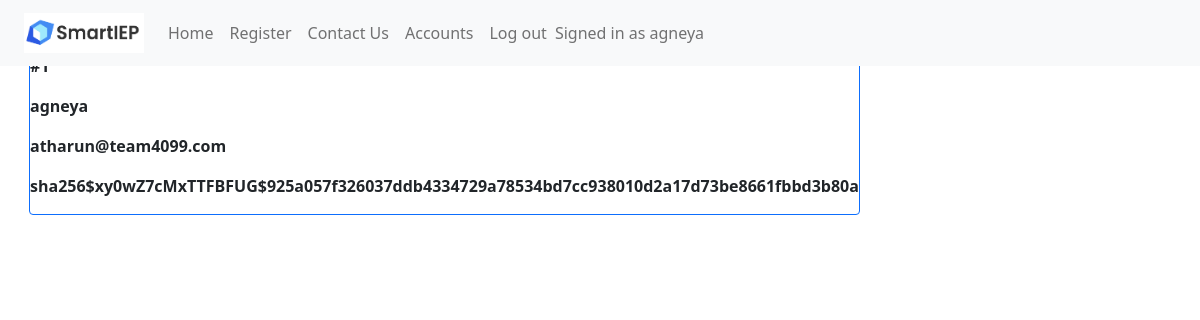
The app's page /accounts (signed in), older data.
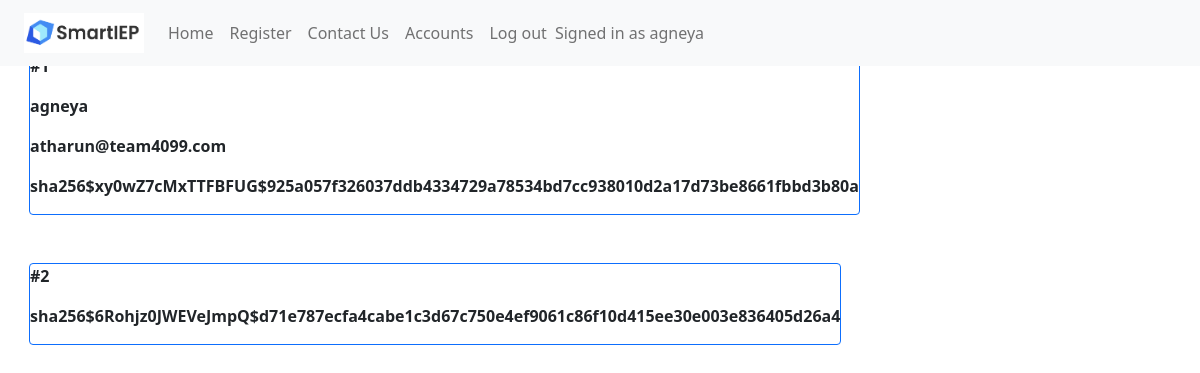
The same page, newer data.
### app.py (models this page shows, shortened)
class Accounts(UserMixin, db.Model):
	__tablename__ = 'accounts'
	account_id = db.Column(db.Integer, primary_key=True)
	callname = db.Column(db.String(200),nullable=False)
	username = db.Column(db.String(200),nullable=False)
	password = db.Column(db.String(200),nullable=False)

### app.py (the view)
@main.route("/accounts")
@login_required
def account():
	accounts = Accounts.query.all()
	return render_template('accounts.html',accounts=accounts)

### app.py (called while the page is built)
@login_manager.user_loader
def load_user(account_id):
    return Accounts.query.get(int(account_id))

### templates/accounts.html (shortened to what this page needs)
<!DOCTYPE html>
<html lang="en">
    <head>
        <link href="https://cdn.jsdelivr.net/npm/bootstrap@5.0.2/dist/css/bootstrap.min.css" rel="stylesheet">
    </head>
    <header>
      {% include 'nav.html' %}
    </header>
    <body>
        <div class="content">
            {% for account in accounts %}
                <div class="m-4 border border-primary rounded">
                    <p><b>#{{ account.account_id }}</b></p>
                    <p><b>{{ account.callname }}</b></p>
                    <p><b>{{ account.username }}</b></p>
                    <p><b>{{ account.password }}</b></p>
                </div>
            {% endfor %}
        </div>
    </body>
</html>

### templates/nav.html
<nav class="px-4 navbar fixed-top navbar-expand-lg navbar-light bg-light">
    <a class="navbar-brand" href="/"><img src="static\smartieplogo.png" alt="" width="120" height="40"></a>
    <div>
      <ul class="navbar-nav mr-auto">
        <li class="nav-item active">
          <a class="nav-link" href="/signin">Home</a>
        </li>
        <li class="nav-item">
          <a class="nav-link" href="/register">Register</a>
        </li>
        <li class="nav-item">
          <a class="nav-link" href="/contactus">Contact Us</a>
        </li>
        {% if current_user.is_authenticated %}
        <li class="nav-item">
          <a class="nav-link" href="/accounts">Accounts</a>
        </li>
        <li class="nav-item">
          <a class="nav-link" href="/logout">Log out</a>
        </li>
        <span class="navbar-text navbar-right">
          Signed in as {{ current_user.callname }}
        </span>
      </ul>
        {% endif %}
    </div>
  </nav>

### templates/accounts.html (style rules this page uses)
.content { margin: 5px; width: 100%; display: flex; flex-direction: row; flex-wrap: wrap; }

Row changes from the older to the newer data that the page shows:
added Accounts: account_id "2", password "sha256$6Rohjz0JWEVeJmpQ$d71e787ecfa4cabe1c3d67c750e4ef9061c86f10d415ee30e003e836405d26a4"
